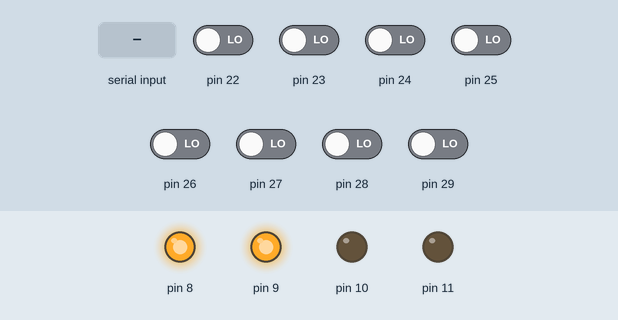
Simulated run of this sketch. Board: Arduino Mega 2560, built with avr-gcc and run on an emulated ATmega2560. Shown: output pins drawn as LEDs (lit = HIGH). Inputs (shaded band) come from the test bench; at power-on: pin 22–29 LOW. What the sketch prints to the serial monitor is not drawn.

Above: at 1.2 s.
1.3 s: "90,45\n" received over Serial
At 2.0 s:
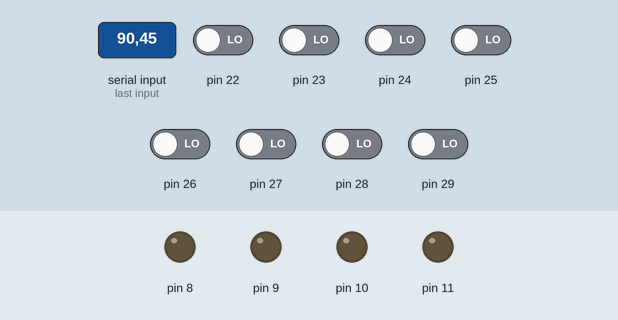
2.8 s: "1\n" received over Serial
At 4.0 s:
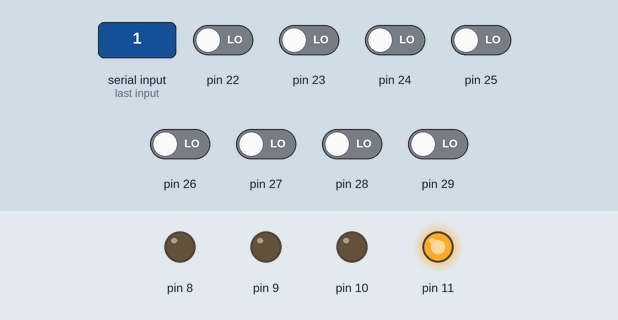
4.3 s: "1\n" received over Serial
At 5.7 s:
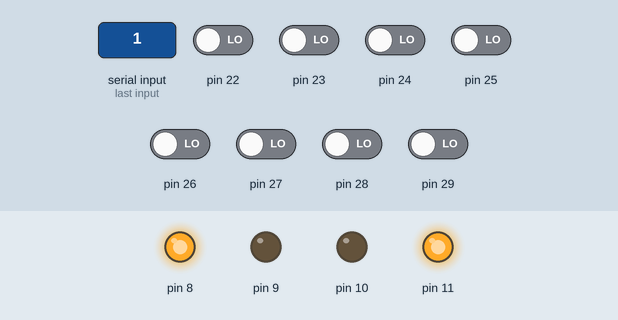
Timing chart, 0 to 8.8 s (numbered marks = the images above; inputs shaded):
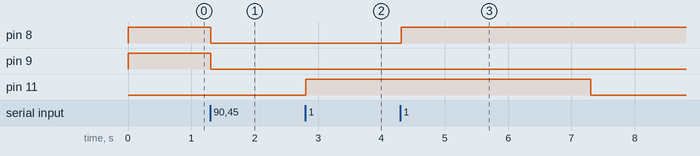

Measured:
- after the input at 1.3 s, pin 8, pin 9: HIGH → LOW at once
- after the input at 2.8 s, pin 11: LOW → HIGH at once
- after the input at 4.3 s, pin 8: LOW → HIGH at once; pin 11: HIGH → LOW after 3.0 s

The sketch:

gpio.ino
```cpp
//Using PORT A to control the gpio pins

// 1 1 0 0 is reserved unused word, used to initialize, dont use at control word
// initialize the whole connection with this keyword only

#define no_of_pins 4
int control_pins[no_of_pins];
int control_word[no_of_pins];
int control_word_last_iteration[no_of_pins];
int theta_of_firebird=0;
int horizontal_theta_of_camera=0;
int vertical_theta_of_camera=0;
void setup() {
  Serial.begin(9600);
  pinMode(8, OUTPUT);
  pinMode(9,OUTPUT);
  pinMode(10,OUTPUT);
  pinMode(11,OUTPUT);
  digitalWrite(8,HIGH);
  digitalWrite(9,HIGH);
  digitalWrite(10,LOW);
  digitalWrite(11,LOW);
  for(int i=0;i<no_of_pins;i++){
    control_pins[i]=i;
    DDRA= (0<<control_pins[i]); //Set specific pins to input mode
    control_word[i]=1;
    control_word_last_iteration[i]=1;
  }
}

void fake_value_generator(){
if(Serial.available())
  {
    for(int i=0;i<no_of_pins;i++)
    if(Serial.parseInt()==1)
     digitalWrite(8+i,HIGH);
    else
     digitalWrite(8+i,LOW);
    Serial.readString();
}
}
boolean control_word_testing(){
  for(int i=0;i<no_of_pins;i++)
    if(control_word[i]!=control_word_last_iteration[i]){
        memcpy(control_word_last_iteration,control_word,sizeof(control_word));
        return false;
    }
  return true;
}


void loop() {
fake_value_generator();
for(int i=0;i<no_of_pins;i++){
    control_word[i]=(PINA & (1<<control_pins[i])) >> control_pins[i] ;
  //  Serial.print(control_word[i]);
    //Serial.print(" ");
}
//Serial.println();

//Serial.println((control_word));

if(!control_word_testing());
  {
    delay(20);
  if(control_word_testing()){
    control_word_translation();
  }
}

  Serial.println(String(theta_of_firebird)+"   "+horizontal_theta_of_camera+"   "+vertical_theta_of_camera);

}


void control_word_translation(){
  int value=(control_word[3]<<0)+(control_word[2]<<1)+(control_word[1]<<2);
  if(control_word[0]==0){
    theta_of_firebird=value*45;
  }else{
    if(value>5||value<3){
      horizontal_theta_of_camera=value*45;
    }
    else if(value==5){
      vertical_theta_of_camera=45;
    }
    else if(value==3){
      vertical_theta_of_camera=0;
    }

  }

}
```

gpio.c
```cpp
//Using PORT A to control the gpio pins

// 1 1 0 0 is reserved unused word, used to initialize, dont use at control word
// initialize the whole connection with this keyword only
#include<avr/io.h>
#define no_of_pins 4
int control_pins[no_of_pins];
int control_word[no_of_pins];
int control_word_last_iteration[no_of_pins];
int theta_of_firebird=0;
int horizontal_theta_of_camera=0;
int vertical_theta_of_camera=0;

boolean control_word_testing(){
  for(int i=0;i<no_of_pins;i++)
    if(control_word[i]!=control_word_last_iteration[i]){
        memcpy(control_word_last_iteration,control_word,sizeof(control_word));
        return false;
    }
  return true;
}


void control_word_translation(){
  int value=(control_word[3]<<0)+(control_word[2]<<1)+(control_word[1]<<2);
  if(control_word[0]==0){
    theta_of_firebird=value*45;
  }else{
    if(value>5||value<3){
      horizontal_theta_of_camera=value*45;
    }
    else if(value==5){
      vertical_theta_of_camera=45;
    }
    else if(value==3){
      vertical_theta_of_camera=0;
    }

  }

}


void main() {
  for(int i=0;i<no_of_pins;i++){
    control_pins[i]=i;
    DDRA= (0<<control_pins[i]); //Set specific pins to input mode
    control_word[i]=1;
    control_word_last_iteration[i]=1;
  }


while(true){
for(int i=0;i<no_of_pins;i++)
    control_word[i]=(PINA & (1<<control_pins[i])) >> control_pins[i] ;

if(!control_word_testing());
  {
    delay(20);        //to test whether pin is really triggered or not
  if(control_word_testing()){
    control_word_translation();
  }
}
}

}
```
